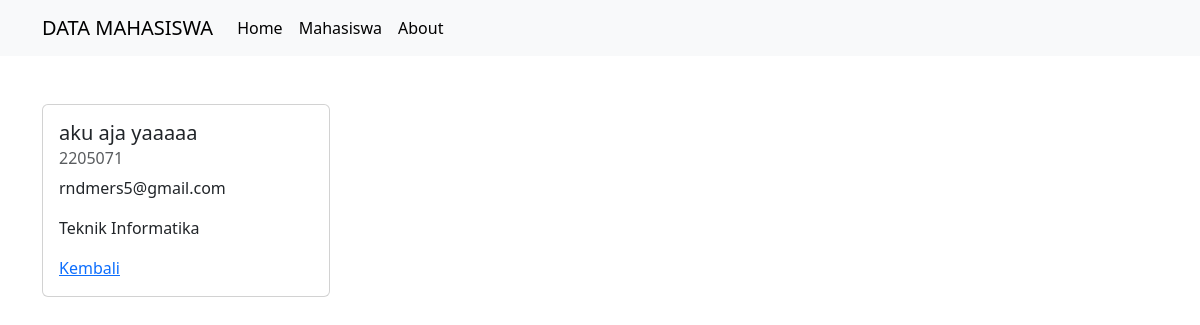
Screenshot of /public/mahasiswa/detail/75 with the database file from the repository.
### tables this page shows
CREATE TABLE `mahasiswa` (
  `id` int(11) NOT NULL,
  `nama` varchar(100) NOT NULL,
  `nim` char(7) NOT NULL,
  `email` varchar(100) NOT NULL,
  `jurusan` varchar(100) NOT NULL
);

### app/core/Controller.php (called while the page is built, shortened)
<?php
class Controller {
    public function view ($view, $data = [])
    {
        require_once '../app/views/' . $view . '.php';
    }
    public function model($model)
    {
        return new $model;
    }
}

### app/controllers/Mahasiswa.php (called while the page is built, shortened)
<?php
class Mahasiswa extends Controller{
    public function detail ($id)
    {
        $data ['judul'] = ['Detail Mahasiswa'];
        $data ['mhs']   = $this->model('Mahasiswa_model')->getMahasiswaById($id);
        $this->view('mahasiswa/detail', $data);
    }
}

### app/core/App.php (called while the page is built, shortened)
<?php
class App {
    protected $Method = 'index';
    protected $Params = [];
    public function __construct()
    {
        $url = $this->parseUrl();
    if (isset($url[0])) {
        if (file_exists('../app/controllers/' . $url[0] . '.php'))
        {
            unset($url[0]);
        }
    }
        $this->Controller = new $this->Controller;
        if ( isset($url[1])) {
            if (method_exists($this->Controller, $url[1])) {
                $this->Method = $url[1];
                unset($url[1]);
            }
        }
        if (!empty($url)) {
           $this->Params = array_values($url);
        }
        call_user_func_array([$this->Controller, $this->Method], $this->Params);
    }
    public function parseUrl ()
    {
        if ( isset($_GET['url']) ) {
                $url = rtrim($_GET['url'], '/');
                $url = filter_var($url, FILTER_SANITIZE_URL);
                $url = explode('/', $url);
            return $url;
        }
    }
}

### public/index.php (called while the page is built, shortened)
<?php
$app = new App();
?>

### app/core/Database.php (called while the page is built, shortened)
<?php
class Database {
    private $host = DB_HOST;
    private $user = DB_USER;
    private $pass = DB_PASS;
    private $db_name = DB_NAME;
    private $dbh;
    private $stmt;
    public function __construct()
    {
        $dsn = 'mysql:host=' . $this->host . ';dbname=' . $this->db_name;
        $option =
        [
            PDO::ATTR_PERSISTENT => true,
            PDO::ATTR_ERRMODE => PDO::ERRMODE_EXCEPTION
        ];
        try {
            $this->dbh = new PDO($dsn, $this->user, $this->pass, $option);
        } catch (PDOException $e) {
            die($e->getMessage());
        }
    }
    public function querry ($querry) {
        $this->stmt = $this->dbh->prepare($querry);
    }
    public function bind ($param, $value, $type = null) {
        if (is_null($type) ) {
            switch (true) {
                default :
                    $type = PDO::PARAM_STR;
            }
        }
    $this->stmt->bindValue($param, $value, $type);
    }
    public function execute() {
        $this->stmt->execute();
    }
    public function single() {
        $this->execute();
        return $this->stmt->fetch(PDO::FETCH_ASSOC);
    }
}

### app/models/Mahasiswa_model.php (called while the page is built, shortened)
<?php
class Mahasiswa_model {
    private $table = 'mahasiswa';
    private $db;
    public function __construct()
    {
        $this->db = new Database;
    }
    public function getMahasiswaById($id) {
        $this->db->querry('SELECT * FROM ' . $this->table . ' WHERE id=:id');
        $this->db->bind('id', $id);
        return $this->db->single();
    }
}

### app/views/mahasiswa/detail.php (the view)
<div class="container mt-5">
<div class="card" style="width: 18rem;">
  <div class="card-body">
    <h5 class="card-title"><?= $data['mhs']['nama'];?></h5>
    <h6 class="card-subtitle mb-2 text-body-secondary"><?= $data['mhs']['nim']?></h6>
    <p class="card-text"><?= $data['mhs']['email']?></p>
    <p class="card-text"><?= $data['mhs']['jurusan']?></p>
    <a href="<?= BASEURL;?>/mahasiswa" class="card-link">Kembali</a>
  </div>
</div>
</div>

### rows the page displays
mahasiswa: nama "aku aja yaaaaa", nim "2205071", email "rndmers5@gmail.com", jurusan "Teknik Informatika"
